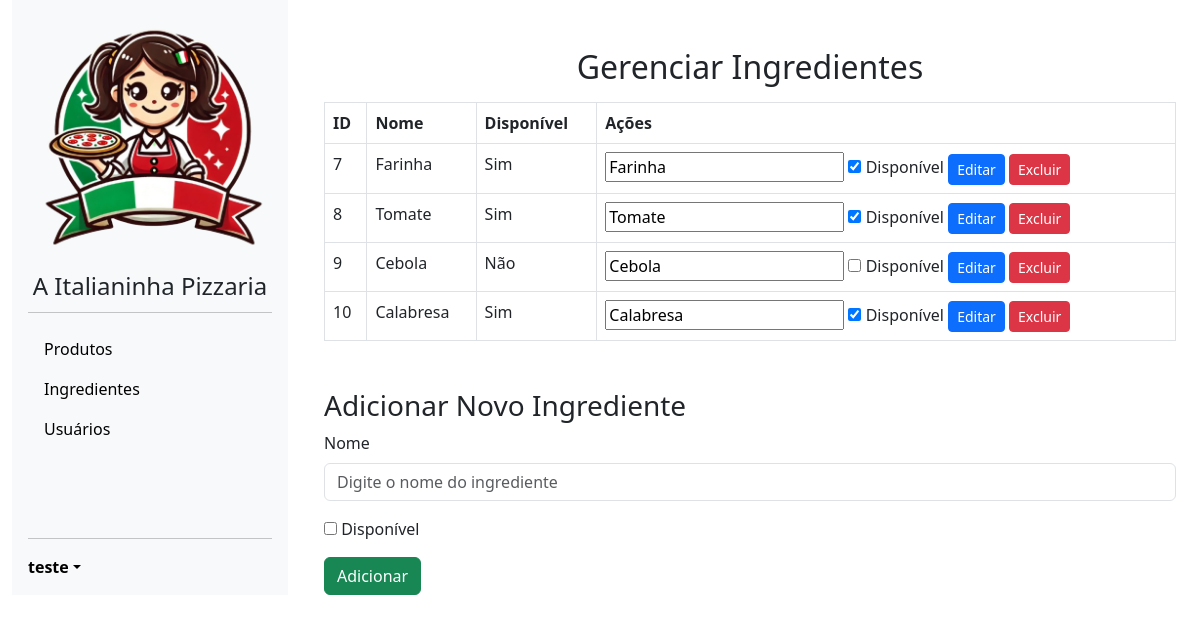
Page /ingredientes.php (signed in) on the committed database.
### tables this page shows
CREATE TABLE `ingrediente` (
  `Id_ingrediente` int(11) NOT NULL,
  `Nome` varchar(100) NOT NULL,
  `Disponivel` tinyint(1) DEFAULT 1
);

### web/ingredientes.php (called while the page is built, shortened)
<?php
include './components/layout.php';
?>

### web/classes/manipulaIngrediente.php (called while the page is built, shortened)
<?php
require_once 'conexaoBanco.php';
class manipulaIngrediente
{
    private $conexao;
    public function __construct()
    {
        $this->conexao = new conexaoBanco();
    }
    public function __destruct()
    {
        $this->conexao = null;
    }
    public function listaIngrediente()
    {
        $sql = "select * from ingrediente";
        $stmt = $this->conexao->conectar()->query($sql);
        return $stmt->fetchAll();
    }
}
?>

### web/classes/conexaoBanco.php (called while the page is built)
<?php
class conexaoBanco
{
    private $host = "localhost";
    private $dbname = "banco";
    private $username = "root";
    private $password = "";
    private $conexao;
    public function conectar()
    {
        if ($this->conexao === null)
        {
            try
            {
                $this->conexao = new PDO("mysql:host={$this->host};dbname={$this->dbname}",
                $this->username,
                $this->password
                );
            }
            catch (PDOException $e)
            {
                echo "Erro na conexão: " . $e->getMessage();
                exit;
            }
        }
        return $this->conexao;
    }
}
?>

### web/ingredientesContent.php (the view, shortened to what this page needs)
<?php
require_once './classes/manipulaIngrediente.php';
$manipula = new manipulaIngrediente();
$ingredientes = $manipula->listaIngrediente();
?>
<!DOCTYPE html>
<html lang="pt-BR">
<head>
    <link rel="stylesheet" href="https://cdn.jsdelivr.net/npm/bootstrap@5.3.0/dist/css/bootstrap.min.css">
</head>
<body>
    <div class="container mt-5">
        <h2 class="text-center">Gerenciar Ingredientes</h2>
        <table class="table table-bordered mt-3">
            <thead>
                <tr>
                    <th>ID</th>
                    <th>Nome</th>
                    <th>Disponível</th>
                    <th>Ações</th>
                </tr>
            </thead>
            <tbody>
                <?php foreach ($ingredientes as $ingrediente): ?>
                <tr>
                    <td><?= $ingrediente['Id_ingrediente'] ?></td>
                    <td><?= htmlspecialchars($ingrediente['Nome']) ?></td>
                    <td><?= $ingrediente['Disponivel'] ? 'Sim' : 'Não' ?></td>
                    <td>
                        <form method="post" style="display:inline;">
                            <input type="text" name="nome" placeholder="Nome" required value="<?= $ingrediente['Nome'] ?>">
                            <label>
                                <input type="checkbox" name="disponivel" <?= $ingrediente['Disponivel'] ? 'checked' : '' ?>> Disponível
                            </label>
                            <button class="btn btn-primary btn-sm">Editar</button>
                        </form>
                        <form method="post" style="display:inline;" onsubmit="event.preventDefault(); confirmarExclusao(this);">
                            <button class="btn btn-danger btn-sm">Excluir</button>
                        </form>
                    </td>
                </tr>
                <?php endforeach; ?>
            </tbody>
        </table>
        <h3 class="mt-5">Adicionar Novo Ingrediente</h3>
        <form method="post" autocomplete="off">
            <div class="mb-3">
                <label for="nome" class="form-label">Nome</label>
                <input type="text" class="form-control" name="nome" id="nome" placeholder="Digite o nome do ingrediente" required>
            </div>
            <div class="mb-3">
                <label>
                    <input type="checkbox" name="disponivel"> Disponível
                </label>
            </div>
            <button type="submit" class="btn btn-success">Adicionar</button>
        </form>
    </div>
</body>
</html>

### web/css/sidebar.css (style rules this page uses)
body { min-height: 100vh; min-height: -webkit-fill-available; }
html { height: -webkit-fill-available; }

### rows in the picture
ingrediente: Id_ingrediente "7", Nome "Farinha", shows "Sim", nome "Farinha", Disponivel "☑"
ingrediente: Id_ingrediente "8", Nome "Tomate", shows "Sim", nome "Tomate", Disponivel "☑"
ingrediente: Id_ingrediente "9", Nome "Cebola", shows "Não", nome "Cebola"
ingrediente: Id_ingrediente "10", Nome "Calabresa", shows "Sim", nome "Calabresa", Disponivel "☑"

### other values in the picture
$_SESSION['username'] "teste"
